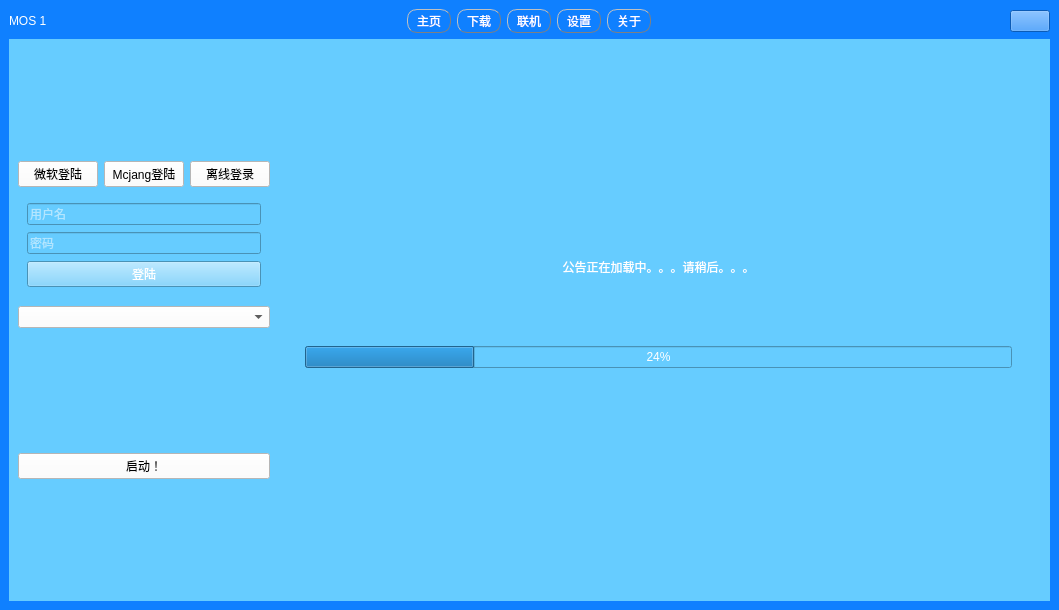
<?xml version="1.0" encoding="UTF-8"?>
<ui version="4.0">
 <class>MOS</class>
 <widget class="QMainWindow" name="MOS">
  <property name="geometry">
   <rect>
    <x>0</x>
    <y>0</y>
    <width>1059</width>
    <height>610</height>
   </rect>
  </property>
  <property name="windowTitle">
   <string>MainWindow</string>
  </property>
  <property name="styleSheet">
   <string notr="true">background-color:rgb(15, 128, 255)</string>
  </property>
  <widget class="QWidget" name="centralwidget">
   <layout class="QGridLayout" name="gridLayout">
    <item row="0" column="7">
     <spacer name="horizontalSpacer_2">
      <property name="orientation">
       <enum>Qt::Horizontal</enum>
      </property>
      <property name="sizeHint" stdset="0">
       <size>
        <width>40</width>
        <height>20</height>
       </size>
      </property>
     </spacer>
    </item>
    <item row="0" column="0">
     <widget class="QLabel" name="label_3">
      <property name="styleSheet">
       <string notr="true">color:rgb(255, 255, 255)</string>
      </property>
      <property name="text">
       <string>MOS 1</string>
      </property>
     </widget>
    </item>
    <item row="0" column="2">
     <widget class="QPushButton" name="pushButton_1_home">
      <property name="styleSheet">
       <string notr="true">background-color:rgb(15, 128, 255);color:rgb(255, 255, 255);border:1px groove gray;border-radius:10px;padding:2px 9px;border-style: outset;
</string>
      </property>
      <property name="text">
       <string>主页</string>
      </property>
     </widget>
    </item>
    <item row="0" column="6">
     <widget class="QPushButton" name="pushButton_5_about">
      <property name="styleSheet">
       <string notr="true">background-color:rgb(15, 128, 255);color:rgb(255, 255, 255);border:1px groove gray;border-radius:10px;padding:2px 9px;border-style: outset;</string>
      </property>
      <property name="text">
       <string>关于</string>
      </property>
     </widget>
    </item>
    <item row="0" column="5">
     <widget class="QPushButton" name="pushButton_4_shezhi">
      <property name="styleSheet">
       <string notr="true">background-color:rgb(15, 128, 255);color:rgb(255, 255, 255);border:1px groove gray;border-radius:10px;padding:2px 9px;border-style: outset;</string>
      </property>
      <property name="text">
       <string>设置</string>
      </property>
     </widget>
    </item>
    <item row="0" column="3">
     <widget class="QPushButton" name="pushButton_2_xiazai">
      <property name="styleSheet">
       <string notr="true">background-color:rgb(15, 128, 255);color:rgb(255, 255, 255);border:1px groove gray;border-radius:10px;padding:2px 9px;border-style: outset;</string>
      </property>
      <property name="text">
       <string>下载</string>
      </property>
     </widget>
    </item>
    <item row="0" column="1">
     <spacer name="horizontalSpacer">
      <property name="orientation">
       <enum>Qt::Horizontal</enum>
      </property>
      <property name="sizeHint" stdset="0">
       <size>
        <width>40</width>
        <height>20</height>
       </size>
      </property>
     </spacer>
    </item>
    <item row="0" column="4">
     <widget class="QPushButton" name="pushButton_3_lianji">
      <property name="styleSheet">
       <string notr="true">background-color:rgb(15, 128, 255);color:rgb(255, 255, 255);border:1px groove gray;border-radius:10px;padding:2px 9px;border-style: outset;</string>
      </property>
      <property name="text">
       <string>联机</string>
      </property>
     </widget>
    </item>
    <item row="1" column="0" colspan="9">
     <widget class="QStackedWidget" name="stackedWidget_zhu">
      <property name="styleSheet">
       <string notr="true">background-color:rgb(102, 204, 255)</string>
      </property>
      <property name="currentIndex">
       <number>0</number>
      </property>
      <widget class="QWidget" name="page_home">
       <layout class="QGridLayout" name="gridLayout_2">
        <item row="3" column="2" colspan="3">
         <widget class="QComboBox" name="comboBox_user_xuanze">
          <property name="styleSheet">
           <string notr="true">background-color:rgb(255, 255, 255)</string>
          </property>
         </widget>
        </item>
        <item row="5" column="2" colspan="3">
         <spacer name="verticalSpacer_4">
          <property name="orientation">
           <enum>Qt::Vertical</enum>
          </property>
          <property name="sizeHint" stdset="0">
           <size>
            <width>20</width>
            <height>40</height>
           </size>
          </property>
         </spacer>
        </item>
        <item row="6" column="2" colspan="3">
         <widget class="QPushButton" name="pushButton_start_game">
          <property name="styleSheet">
           <string notr="true">background-color:rgb(255, 255, 255)</string>
          </property>
          <property name="text">
           <string>启动！</string>
          </property>
         </widget>
        </item>
        <item row="1" column="3">
         <widget class="QPushButton" name="pushButton_login_Mcjang">
          <property name="styleSheet">
           <string notr="true">background-color:rgb(255, 255, 255)</string>
          </property>
          <property name="text">
           <string>Mcjang登陆</string>
          </property>
         </widget>
        </item>
        <item row="2" column="2" colspan="3">
         <widget class="QStackedWidget" name="stackedWidget_Login">
          <property name="currentIndex">
           <number>1</number>
          </property>
          <widget class="QWidget" name="page_home_login_weiruan">
           <layout class="QGridLayout" name="gridLayout_5">
            <item row="1" column="0">
             <widget class="QLineEdit" name="lineEdit_2">
              <property name="text">
               <string/>
              </property>
              <property name="echoMode">
               <enum>QLineEdit::Password</enum>
              </property>
              <property name="placeholderText">
               <string>密码</string>
              </property>
             </widget>
            </item>
            <item row="0" column="0">
             <widget class="QLineEdit" name="lineEdit">
              <property name="text">
               <string/>
              </property>
              <property name="placeholderText">
               <string>用户名</string>
              </property>
             </widget>
            </item>
            <item row="2" column="0">
             <widget class="QPushButton" name="pushButton_12">
              <property name="text">
               <string>登陆</string>
              </property>
             </widget>
            </item>
           </layout>
          </widget>
          <widget class="QWidget" name="page_home_login_Mcjang">
           <layout class="QGridLayout" name="gridLayout_6">
            <item row="1" column="0">
             <widget class="QLineEdit" name="lineEdit_4">
              <property name="styleSheet">
               <string notr="true">color:rgb(255, 255, 255)</string>
              </property>
              <property name="text">
               <string/>
              </property>
              <property name="echoMode">
               <enum>QLineEdit::Password</enum>
              </property>
              <property name="placeholderText">
               <string>密码</string>
              </property>
             </widget>
            </item>
            <item row="0" column="0">
             <widget class="QLineEdit" name="lineEdit_3">
              <property name="styleSheet">
               <string notr="true">color:rgb(255, 255, 255)</string>
              </property>
              <property name="text">
               <string/>
              </property>
              <property name="placeholderText">
               <string>用户名</string>
              </property>
             </widget>
            </item>
            <item row="2" column="0">
             <widget class="QPushButton" name="pushButton_13">
              <property name="styleSheet">
               <string notr="true">color:rgb(255, 255, 255)</string>
              </property>
              <property name="text">
               <string>登陆</string>
              </property>
             </widget>
            </item>
           </layout>
          </widget>
          <widget class="QWidget" name="page_home_login_lixian">
           <layout class="QGridLayout" name="gridLayout_9">
            <item row="0" column="0">
             <widget class="QLineEdit" name="lineEdit_5">
              <property name="text">
               <string/>
              </property>
              <property name="placeholderText">
               <string>用户名</string>
              </property>
             </widget>
            </item>
            <item row="1" column="0">
             <widget class="QPushButton" name="pushButton">
              <property name="text">
               <string>登陆</string>
              </property>
             </widget>
            </item>
           </layout>
          </widget>
          <widget class="QWidget" name="page_home_login_starting"/>
         </widget>
        </item>
        <item row="0" column="2" colspan="3">
         <spacer name="verticalSpacer">
          <property name="orientation">
           <enum>Qt::Vertical</enum>
          </property>
          <property name="sizeHint" stdset="0">
           <size>
            <width>20</width>
            <height>40</height>
           </size>
          </property>
         </spacer>
        </item>
        <item row="0" column="5" rowspan="8">
         <widget class="QStackedWidget" name="stackedWidget_tongzhi">
          <property name="styleSheet">
           <string notr="true"/>
          </property>
          <property name="currentIndex">
           <number>1</number>
          </property>
          <widget class="QWidget" name="page_tongzhi">
           <layout class="QGridLayout" name="gridLayout_8">
            <item row="0" column="0">
             <widget class="QTextBrowser" name="textBrowser"/>
            </item>
           </layout>
          </widget>
          <widget class="QWidget" name="page_tongzhi_ing">
           <layout class="QGridLayout" name="gridLayout_7">
            <item row="8" column="1">
             <spacer name="verticalSpacer_12">
              <property name="orientation">
               <enum>Qt::Vertical</enum>
              </property>
              <property name="sizeHint" stdset="0">
               <size>
                <width>20</width>
                <height>40</height>
               </size>
              </property>
             </spacer>
            </item>
            <item row="9" column="1">
             <spacer name="verticalSpacer_20">
              <property name="orientation">
               <enum>Qt::Vertical</enum>
              </property>
              <property name="sizeHint" stdset="0">
               <size>
                <width>20</width>
                <height>40</height>
               </size>
              </property>
             </spacer>
            </item>
            <item row="7" column="1">
             <spacer name="verticalSpacer_15">
              <property name="orientation">
               <enum>Qt::Vertical</enum>
              </property>
              <property name="sizeHint" stdset="0">
               <size>
                <width>20</width>
                <height>40</height>
               </size>
              </property>
             </spacer>
            </item>
            <item row="4" column="1">
             <widget class="QLabel" name="label_2">
              <property name="styleSheet">
               <string notr="true">color:rgb(255, 255, 255)</string>
              </property>
              <property name="text">
               <string>公告正在加载中。。。请稍后。。。</string>
              </property>
              <property name="alignment">
               <set>Qt::AlignCenter</set>
              </property>
             </widget>
            </item>
            <item row="6" column="1">
             <widget class="QProgressBar" name="progressBar">
              <property name="styleSheet">
               <string notr="true">color:rgb(255, 255, 255)</string>
              </property>
              <property name="value">
               <number>24</number>
              </property>
             </widget>
            </item>
            <item row="2" column="1">
             <spacer name="verticalSpacer_17">
              <property name="orientation">
               <enum>Qt::Vertical</enum>
              </property>
              <property name="sizeHint" stdset="0">
               <size>
                <width>20</width>
                <height>40</height>
               </size>
              </property>
             </spacer>
            </item>
            <item row="10" column="1">
             <spacer name="verticalSpacer_19">
              <property name="orientation">
               <enum>Qt::Vertical</enum>
              </property>
              <property name="sizeHint" stdset="0">
               <size>
                <width>20</width>
                <height>40</height>
               </size>
              </property>
             </spacer>
            </item>
            <item row="1" column="1">
             <spacer name="verticalSpacer_16">
              <property name="orientation">
               <enum>Qt::Vertical</enum>
              </property>
              <property name="sizeHint" stdset="0">
               <size>
                <width>20</width>
                <height>40</height>
               </size>
              </property>
             </spacer>
            </item>
            <item row="5" column="1">
             <spacer name="verticalSpacer_14">
              <property name="orientation">
               <enum>Qt::Vertical</enum>
              </property>
              <property name="sizeHint" stdset="0">
               <size>
                <width>20</width>
                <height>40</height>
               </size>
              </property>
             </spacer>
            </item>
            <item row="6" column="0">
             <spacer name="verticalSpacer_21">
              <property name="orientation">
               <enum>Qt::Vertical</enum>
              </property>
              <property name="sizeHint" stdset="0">
               <size>
                <width>20</width>
                <height>40</height>
               </size>
              </property>
             </spacer>
            </item>
            <item row="0" column="1">
             <spacer name="verticalSpacer_13">
              <property name="orientation">
               <enum>Qt::Vertical</enum>
              </property>
              <property name="sizeHint" stdset="0">
               <size>
                <width>20</width>
                <height>40</height>
               </size>
              </property>
             </spacer>
            </item>
            <item row="3" column="1">
             <spacer name="verticalSpacer_18">
              <property name="orientation">
               <enum>Qt::Vertical</enum>
              </property>
              <property name="sizeHint" stdset="0">
               <size>
                <width>20</width>
                <height>40</height>
               </size>
              </property>
             </spacer>
            </item>
            <item row="6" column="2">
             <spacer name="verticalSpacer_22">
              <property name="orientation">
               <enum>Qt::Vertical</enum>
              </property>
              <property name="sizeHint" stdset="0">
               <size>
                <width>20</width>
                <height>40</height>
               </size>
              </property>
             </spacer>
            </item>
           </layout>
          </widget>
         </widget>
        </item>
        <item row="1" column="2">
         <widget class="QPushButton" name="pushButton_login_weiruan">
          <property name="styleSheet">
           <string notr="true">background-color:rgb(255, 255, 255)</string>
          </property>
          <property name="text">
           <string>微软登陆</string>
          </property>
         </widget>
        </item>
        <item row="1" column="4">
         <widget class="QPushButton" name="pushButton_login_lixian">
          <property name="styleSheet">
           <string notr="true">background-color:rgb(255, 255, 255)</string>
          </property>
          <property name="text">
           <string>离线登录</string>
          </property>
         </widget>
        </item>
        <item row="7" column="3">
         <spacer name="verticalSpacer_2">
          <property name="orientation">
           <enum>Qt::Vertical</enum>
          </property>
          <property name="sizeHint" stdset="0">
           <size>
            <width>20</width>
            <height>40</height>
           </size>
          </property>
         </spacer>
        </item>
       </layout>
      </widget>
      <widget class="QWidget" name="page_xiazai">
       <layout class="QGridLayout" name="gridLayout_3">
        <item row="2" column="0">
         <widget class="QPushButton" name="pushButton_xiazai_mode">
          <property name="styleSheet">
           <string notr="true">background-color:rgb(255, 255, 255)</string>
          </property>
          <property name="text">
           <string>Mod</string>
          </property>
         </widget>
        </item>
        <item row="10" column="0">
         <spacer name="verticalSpacer_3">
          <property name="orientation">
           <enum>Qt::Vertical</enum>
          </property>
          <property name="sizeHint" stdset="0">
           <size>
            <width>20</width>
            <height>40</height>
           </size>
          </property>
         </spacer>
        </item>
        <item row="3" column="0">
         <spacer name="verticalSpacer_6">
          <property name="orientation">
           <enum>Qt::Vertical</enum>
          </property>
          <property name="sizeHint" stdset="0">
           <size>
            <width>20</width>
            <height>40</height>
           </size>
          </property>
         </spacer>
        </item>
        <item row="0" column="0">
         <widget class="QPushButton" name="pushButton_xiazai_game">
          <property name="styleSheet">
           <string notr="true">background-color:rgb(255, 255, 255)</string>
          </property>
          <property name="text">
           <string>游戏</string>
          </property>
         </widget>
        </item>
        <item row="6" column="0">
         <spacer name="verticalSpacer_10">
          <property name="orientation">
           <enum>Qt::Vertical</enum>
          </property>
          <property name="sizeHint" stdset="0">
           <size>
            <width>20</width>
            <height>40</height>
           </size>
          </property>
         </spacer>
        </item>
        <item row="0" column="1" rowspan="11">
         <widget class="QStackedWidget" name="stackedWidget_xiazai_game">
          <widget class="QWidget" name="page_xiazai_game">
           <layout class="QGridLayout" name="gridLayout_4">
            <item row="0" column="0">
             <widget class="QTreeWidget" name="treeWidget">
              <column>
               <property name="text">
                <string>游戏版本</string>
               </property>
              </column>
              <column>
               <property name="text">
                <string>说明</string>
               </property>
              </column>
             </widget>
            </item>
           </layout>
          </widget>
          <widget class="QWidget" name="page_xiazai_mod"/>
         </widget>
        </item>
        <item row="1" column="0">
         <spacer name="verticalSpacer_5">
          <property name="orientation">
           <enum>Qt::Vertical</enum>
          </property>
          <property name="sizeHint" stdset="0">
           <size>
            <width>20</width>
            <height>40</height>
           </size>
          </property>
         </spacer>
        </item>
        <item row="4" column="0">
         <widget class="QPushButton" name="pushButton_xiazai_zhenghebao">
          <property name="styleSheet">
           <string notr="true">background-color:rgb(255, 255, 255)</string>
          </property>
          <property name="text">
           <string>整合包</string>
          </property>
         </widget>
        </item>
        <item row="7" column="0">
         <spacer name="verticalSpacer_9">
          <property name="orientation">
           <enum>Qt::Vertical</enum>
          </property>
          <property name="sizeHint" stdset="0">
           <size>
            <width>20</width>
            <height>40</height>
           </size>
          </property>
         </spacer>
        </item>
        <item row="9" column="0">
         <spacer name="verticalSpacer_7">
          <property name="orientation">
           <enum>Qt::Vertical</enum>
          </property>
          <property name="sizeHint" stdset="0">
           <size>
            <width>20</width>
            <height>40</height>
           </size>
          </property>
         </spacer>
        </item>
        <item row="8" column="0">
         <spacer name="verticalSpacer_8">
          <property name="orientation">
           <enum>Qt::Vertical</enum>
          </property>
          <property name="sizeHint" stdset="0">
           <size>
            <width>20</width>
            <height>40</height>
           </size>
          </property>
         </spacer>
        </item>
        <item row="5" column="0">
         <spacer name="verticalSpacer_11">
          <property name="orientation">
           <enum>Qt::Vertical</enum>
          </property>
          <property name="sizeHint" stdset="0">
           <size>
            <width>20</width>
            <height>40</height>
           </size>
          </property>
         </spacer>
        </item>
       </layout>
      </widget>
      <widget class="QWidget" name="page">
       <layout class="QGridLayout" name="gridLayout_10">
        <item row="0" column="0">
         <widget class="QLabel" name="label">
          <property name="text">
           <string>还没有开发好啦</string>
          </property>
          <property name="alignment">
           <set>Qt::AlignCenter</set>
          </property>
         </widget>
        </item>
       </layout>
      </widget>
      <widget class="QWidget" name="page_2">
       <layout class="QGridLayout" name="gridLayout_11">
        <item row="0" column="1" rowspan="10">
         <widget class="QStackedWidget" name="stackedWidget">
          <widget class="QWidget" name="page_4"/>
          <widget class="QWidget" name="page_5"/>
         </widget>
        </item>
        <item row="6" column="0">
         <spacer name="verticalSpacer_26">
          <property name="orientation">
           <enum>Qt::Vertical</enum>
          </property>
          <property name="sizeHint" stdset="0">
           <size>
            <width>20</width>
            <height>40</height>
           </size>
          </property>
         </spacer>
        </item>
        <item row="8" column="0">
         <spacer name="verticalSpacer_24">
          <property name="orientation">
           <enum>Qt::Vertical</enum>
          </property>
          <property name="sizeHint" stdset="0">
           <size>
            <width>20</width>
            <height>40</height>
           </size>
          </property>
         </spacer>
        </item>
        <item row="5" column="0">
         <spacer name="verticalSpacer_27">
          <property name="orientation">
           <enum>Qt::Vertical</enum>
          </property>
          <property name="sizeHint" stdset="0">
           <size>
            <width>20</width>
            <height>40</height>
           </size>
          </property>
         </spacer>
        </item>
        <item row="0" column="0">
         <widget class="QPushButton" name="pushButton_2">
          <property name="text">
           <string>启动器设置</string>
          </property>
         </widget>
        </item>
        <item row="2" column="0">
         <widget class="QPushButton" name="pushButton_3">
          <property name="text">
           <string>游戏全局设置</string>
          </property>
         </widget>
        </item>
        <item row="7" column="0">
         <spacer name="verticalSpacer_25">
          <property name="orientation">
           <enum>Qt::Vertical</enum>
          </property>
          <property name="sizeHint" stdset="0">
           <size>
            <width>20</width>
            <height>40</height>
           </size>
          </property>
         </spacer>
        </item>
        <item row="4" column="0">
         <spacer name="verticalSpacer_28">
          <property name="orientation">
           <enum>Qt::Vertical</enum>
          </property>
          <property name="sizeHint" stdset="0">
           <size>
            <width>20</width>
            <height>40</height>
           </size>
          </property>
         </spacer>
        </item>
        <item row="1" column="0">
         <spacer name="verticalSpacer_23">
          <property name="orientation">
           <enum>Qt::Vertical</enum>
          </property>
          <property name="sizeHint" stdset="0">
           <size>
            <width>20</width>
            <height>40</height>
           </size>
          </property>
         </spacer>
        </item>
        <item row="3" column="0">
         <spacer name="verticalSpacer_29">
          <property name="orientation">
           <enum>Qt::Vertical</enum>
          </property>
          <property name="sizeHint" stdset="0">
           <size>
            <width>20</width>
            <height>40</height>
           </size>
          </property>
         </spacer>
        </item>
       </layout>
      </widget>
      <widget class="QWidget" name="page_3"/>
     </widget>
    </item>
    <item row="0" column="8">
     <widget class="QPushButton" name="pushButton_0_chose">
      <property name="styleSheet">
       <string notr="true">button-&gt;setText(&quot;&quot;);QPixmap pixmap(url(:/png/picture/close.png));QPixmap fitpixmap = pixmap.scaled(30, 30, Qt::IgnoreAspectRatio, Qt::SmoothTransformation);button-&gt;setIcon(QIcon(fitpixmap));button-&gt;setIconSize(QSize(30, 30));button-&gt;setFlat(true);  button-&gt;setStyleSheet(&quot;border: 0px&quot;); 

</string>
      </property>
      <property name="text">
       <string/>
      </property>
     </widget>
    </item>
   </layout>
  </widget>
 </widget>
 <resources>
  <include location="../img.qrc"/>
 </resources>
 <connections>
  <connection>
   <sender>pushButton_0_chose</sender>
   <signal>clicked()</signal>
   <receiver>MOS</receiver>
   <slot>close()</slot>
   <hints>
    <hint type="sourcelabel">
     <x>778</x>
     <y>23</y>
    </hint>
    <hint type="destinationlabel">
     <x>407</x>
     <y>234</y>
    </hint>
   </hints>
  </connection>
 </connections>
</ui>
